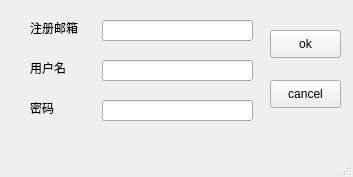
<?xml version="1.0" encoding="UTF-8"?>
<ui version="4.0">
 <class>MainWindow</class>
 <widget class="QMainWindow" name="MainWindow">
  <property name="geometry">
   <rect>
    <x>0</x>
    <y>0</y>
    <width>353</width>
    <height>177</height>
   </rect>
  </property>
  <property name="windowTitle">
   <string>MainWindow</string>
  </property>
  <widget class="QWidget" name="centralwidget">
   <widget class="QLabel" name="label">
    <property name="geometry">
     <rect>
      <x>30</x>
      <y>20</y>
      <width>72</width>
      <height>15</height>
     </rect>
    </property>
    <property name="text">
     <string>注册邮箱</string>
    </property>
   </widget>
   <widget class="QLineEdit" name="lineEdit">
    <property name="geometry">
     <rect>
      <x>102</x>
      <y>20</y>
      <width>151</width>
      <height>21</height>
     </rect>
    </property>
   </widget>
   <widget class="QLineEdit" name="lineEdit_2">
    <property name="geometry">
     <rect>
      <x>102</x>
      <y>60</y>
      <width>151</width>
      <height>21</height>
     </rect>
    </property>
   </widget>
   <widget class="QLabel" name="label_2">
    <property name="geometry">
     <rect>
      <x>30</x>
      <y>60</y>
      <width>72</width>
      <height>15</height>
     </rect>
    </property>
    <property name="text">
     <string>用户名</string>
    </property>
   </widget>
   <widget class="QLineEdit" name="lineEdit_3">
    <property name="geometry">
     <rect>
      <x>102</x>
      <y>100</y>
      <width>151</width>
      <height>21</height>
     </rect>
    </property>
   </widget>
   <widget class="QLabel" name="label_3">
    <property name="geometry">
     <rect>
      <x>30</x>
      <y>100</y>
      <width>72</width>
      <height>15</height>
     </rect>
    </property>
    <property name="text">
     <string>密码</string>
    </property>
   </widget>
   <widget class="QPushButton" name="pushButton">
    <property name="geometry">
     <rect>
      <x>270</x>
      <y>30</y>
      <width>71</width>
      <height>28</height>
     </rect>
    </property>
    <property name="text">
     <string>ok</string>
    </property>
   </widget>
   <widget class="QPushButton" name="pushButton_2">
    <property name="geometry">
     <rect>
      <x>270</x>
      <y>80</y>
      <width>71</width>
      <height>28</height>
     </rect>
    </property>
    <property name="text">
     <string>cancel</string>
    </property>
   </widget>
  </widget>
  <widget class="QMenuBar" name="menubar">
   <property name="geometry">
    <rect>
     <x>0</x>
     <y>0</y>
     <width>353</width>
     <height>26</height>
    </rect>
   </property>
  </widget>
  <widget class="QStatusBar" name="statusbar"/>
 </widget>
 <resources/>
 <connections>
  <connection>
   <sender>pushButton</sender>
   <signal>clicked()</signal>
   <receiver>MainWindow</receiver>
   <slot>accept()</slot>
   <hints>
    <hint type="sourcelabel">
     <x>288</x>
     <y>71</y>
    </hint>
    <hint type="destinationlabel">
     <x>326</x>
     <y>86</y>
    </hint>
   </hints>
  </connection>
  <connection>
   <sender>pushButton_2</sender>
   <signal>clicked()</signal>
   <receiver>MainWindow</receiver>
   <slot>cancel()</slot>
   <hints>
    <hint type="sourcelabel">
     <x>282</x>
     <y>117</y>
    </hint>
    <hint type="destinationlabel">
     <x>327</x>
     <y>144</y>
    </hint>
   </hints>
  </connection>
 </connections>
 <slots>
  <slot>accept()</slot>
  <slot>cancel()</slot>
 </slots>
</ui>
